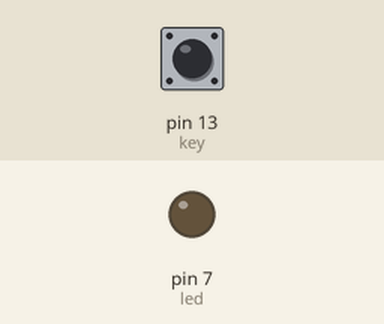
Recording of a sketch running on a simulated Arduino Uno, built with avr-gcc and run on an emulated ATmega328P. Parts: output pins drawn as LEDs (lit = HIGH). Dashed ring = blinking. The inputs (shaded band) are chosen by the test bench; at power-on: pin 13 (key) LOW.

Above: at 1.2 s.
1.3 s: pin 13 (key) pulled HIGH for 3.2 s
At 1.7 s:
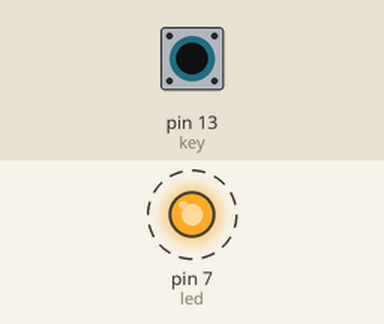
Timing chart, 0 to 6.3 s (numbered marks = the images above; inputs shaded):
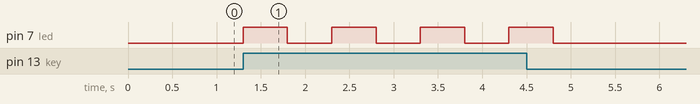

Measured:
- after the input at 1.3 s, pin 7 (led): alternates HIGH for 0.50 s and LOW for 0.50 s, 8 changes in all, then stays LOW, starting at once

The sketch:

week03_BuzzerButton9.ino
```cpp
//week03 - 버튼에 부저가 같이 울리도록

int led = 7;
int key = 13;

void setup() {
  pinMode(led, OUTPUT);
  pinMode(key, INPUT);
}

void loop() {
  if(digitalRead(key) == HIGH) {
    digitalWrite(led, HIGH);
    delay(500);
    digitalWrite(led, LOW);
    delay(500);
  }
  else
    digitalWrite(led, LOW);
}
```
